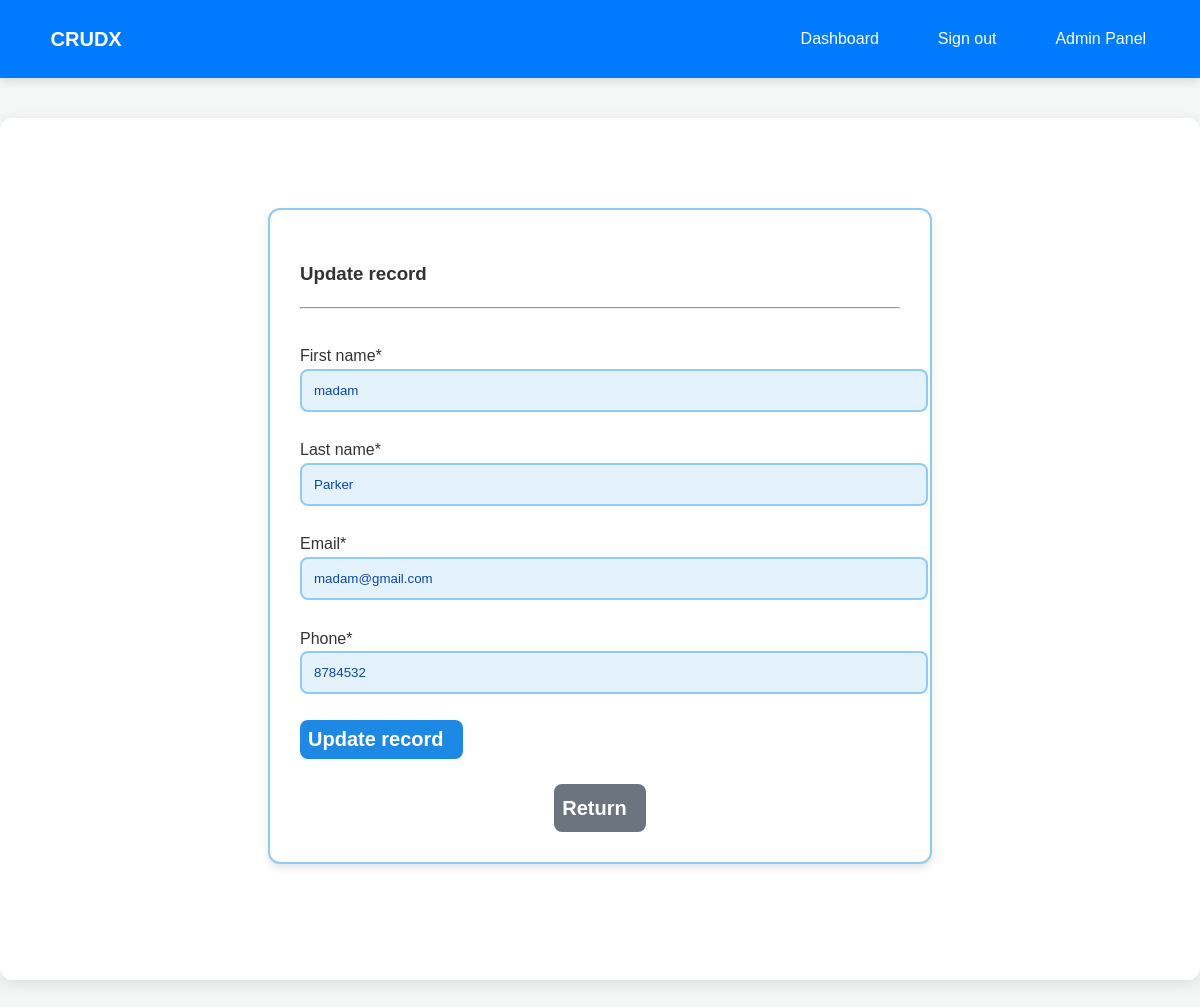
Screenshot of /update-record/3/ (signed in) with the database file from the repository.
### webapp/models.py (models this page shows, shortened)
class Record(models.Model):
    user = models.ForeignKey(User, on_delete=models.CASCADE, null=True, blank=True)
    first_name = models.CharField(max_length=100)
    last_name = models.CharField(max_length=100)
    email = models.CharField(max_length=255)
    phone = models.CharField(max_length=20)

### webapp/views.py (the view)
# urls.py: path('update-record/<int:pk>/', views.update_record, name='update-record'),
@login_required
def update_record(request, pk):
    record = get_object_or_404(Record, id=pk)
    if request.method == 'POST':
        form = UpdateRecordForm(request.POST, instance=record)
        if form.is_valid():
            form.save()
            return redirect('dashboard')
    else:
        form = UpdateRecordForm(instance=record)
    return render(request, 'webapp/update-record.html', {'form': form})

### webapp/forms.py
class UpdateRecordForm(forms.ModelForm):
    class Meta:
        model = Record
        fields = ['first_name', 'last_name', 'email', 'phone']

### webapp/templates/webapp/update-record.html (shortened to what this page needs)
{% extends 'webapp/base.html' %}
{% load crispy_forms_tags %}
{% block content %}
    <div class="container bg-light shadow-md p-5 form-layout">
        <h3> Update record </h3>
        <hr>
        <br>
        <form method="POST" autocomplete="off">
            {{ form.first_name|as_crispy_field }}
            <br>
            {{ form.last_name|as_crispy_field }}
            <br>
            {{ form.email|as_crispy_field }}
            <br>
            {{ form.phone|as_crispy_field }}
            <br>
            <button type="submit" class="btn btn-primary w-100 btn-block p-2">
                Update record &nbsp;
            </button>
        </form>
        <br>
        <div class="text-center">
            <a href="{% url 'dashboard' %}" class="btn btn-secondary">
                Return &nbsp;
            </a>
        </div>
    </div>
    <br>
{% endblock %}

### static/css/style.css (style rules this page uses)
body { font-family: 'Arial', sans-serif; background-color: #f4f7f6; color: #333; margin: 0; padding: 0; box-sizing: border-box; line-height: 1.6; }
a { color: #1e88e5; text-decoration: none; transition: color 0.3s ease; }
.container { max-width: 1200px; margin: 40px auto; padding: 20px; background-color: #ffffff; border-radius: 12px; box-shadow: 0 4px 15px rgba(0, 0, 0, 0.1); }
.form-layout { background-color: #ffffff; border: 2px solid #90caf9; border-radius: 12px; box-shadow: 0 4px 8px rgba(0, 0, 0, 0.1); padding: 30px; max-width: 600px; margin: 40px auto; }
input, select, textarea { width: 100%; padding: 12px; border: 2px solid #90caf9; border-radius: 8px; outline: none; background-color: #e3f2fd; color: #0d47a1; transition: border-color 0.3s ease; }
.btn { padding: 8px 8px; border-radius: 8px; cursor: pointer; font-weight: bold; transition: background-color 0.3s ease, transform 0.2s ease; border: none; text-align: center; display: inline-block; font-size: 20px; }
.btn-primary { background-color: #1e88e5; color: #ffffff; font-size: 20px; }
.btn-secondary { background-color: #6c757d; color: #ffffff; font-size: 20px; }
.text-center { text-align: center; }

### rows the page displays
Record: first_name "madam", last_name "Parker", email "madam@gmail.com", phone "8784532"
